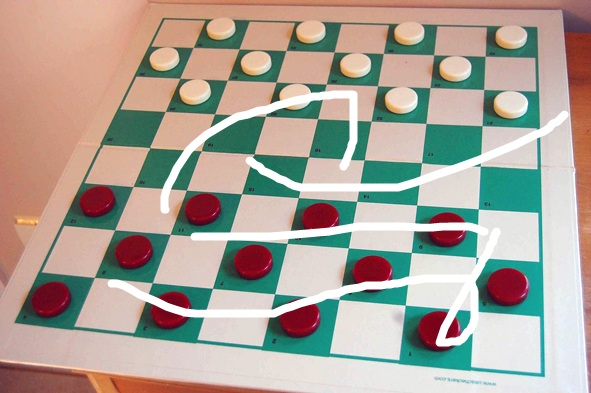
//> input picture image_process/13_image_inpainting/1.jpg, 591 x 393 px
$ ./inpaint1   (built with g++ and OpenCV 4)
//> lines starting //> are read from the running program, lines starting //| are printed output that depends on the picture; after the words box and inside, x2 and y2 are one past the last pixel; in counts of white or black regions, pixels touching at a corner belong together
/*
 * inpaint1.cpp
 *
 *  Created on: May 21, 2018
 *      Author: cui
 */


//---------------------------------【头文件、命名空间包含部分】----------------------------
//		描述：包含程序所使用的头文件和命名空间
//------------------------------------------------------------------------------------------------
#include "opencv2/highgui/highgui.hpp"
#include "opencv2/imgproc/imgproc.hpp"
#include "opencv2/photo/photo.hpp"
#include <iostream>
using namespace cv;
using namespace std;


//-----------------------------------【宏定义部分】--------------------------------------------
//  描述：定义一些辅助宏
//----------------------------------------------------------------------------------------------
#define WINDOW_NAME0 "【原始图参考】"        //为窗口标题定义的宏
#define WINDOW_NAME1 "【原始图】"        //为窗口标题定义的宏
#define WINDOW_NAME2 "【修补后的效果图】"        //为窗口标题定义的宏


//-----------------------------------【全局变量声明部分】--------------------------------------
//          描述：全局变量声明
//-----------------------------------------------------------------------------------------------
Mat srcImage0,srcImage1, inpaintMask;
Point previousPoint(-1,-1);//原来的点坐标


//-----------------------------------【ShowHelpText( )函数】----------------------------------
//          描述：输出一些帮助信息
//----------------------------------------------------------------------------------------------
static void ShowHelpText( )
{
	//输出一些帮助信息
	printf("\n\n\n\t欢迎来到【图像修复】示例程序~\n");
	printf(  "\n\t请在进行图像修复操作之前，在【原始图】窗口中进行适量的绘制"
		"\n\n\t按键操作说明: \n\n"
		"\t\t【鼠标左键】-在图像上绘制白色线条\n\n"
		"\t\t键盘按键【ESC】- 退出程序\n\n"
		"\t\t键盘按键【1】或【SPACE】-进行图像修复操作 \n\n"   );
}


//-----------------------------------【On_Mouse( )函数】--------------------------------
//          描述：响应鼠标消息的回调函数
//----------------------------------------------------------------------------------------------
static void On_Mouse( int event, int x, int y, int flags, void* )
{
	//鼠标左键弹起消息
	if( event == EVENT_LBUTTONUP || !(flags & EVENT_FLAG_LBUTTON) )
		previousPoint = Point(-1,-1);
	//鼠标左键按下消息
	else if( event == EVENT_LBUTTONDOWN )
		previousPoint = Point(x,y);
	//鼠标按下并移动，进行绘制
	else if( event == EVENT_MOUSEMOVE && (flags & EVENT_FLAG_LBUTTON) )
	{
		Point pt(x,y);
		if( previousPoint.x < 0 )
			previousPoint = pt;
		//绘制白色线条
		line( inpaintMask, previousPoint, pt, Scalar::all(255), 5, 8, 0 );
		line( srcImage1, previousPoint, pt, Scalar::all(255), 5, 8, 0 );
		previousPoint = pt;
		imshow(WINDOW_NAME1, srcImage1);
	}
}


//--------------------------------------【main( )函数】-----------------------------------------
//          描述：控制台应用程序的入口函数，我们的程序从这里开始执行
//-----------------------------------------------------------------------------------------------
int main( int argc, char** argv )
{
	//改变console字体颜色
	system("color 2F");

	//显示帮助文字
	ShowHelpText();

	//载入原始图并进行掩膜的初始化
	Mat srcImage = imread("1.jpg", -1);
//> srcImage is the input picture: 393 rows x 591 cols, CV_8UC3; mean B, G, R 151.6, 162.8, 171.2
	if(!srcImage.data ) { printf("读取图片错误，请确定目录下是否有imread函数指定图片存在~！ \n"); return false; }
	srcImage0 = srcImage.clone();
	srcImage1 = srcImage.clone();
	inpaintMask = Mat::zeros(srcImage1.size(), CV_8U);

	//显示原始图参考
	imshow(WINDOW_NAME0, srcImage0);
	//显示原始图
	imshow(WINDOW_NAME1, srcImage1);
	//设置鼠标回调消息
	setMouseCallback( WINDOW_NAME1, On_Mouse, 0 );

	//轮询按键，根据不同的按键进行处理
	while (1)
	{
		//获取按键键值
		char c = (char)waitKey();
//> the left mouse button is pressed at (147, 98)
//> the mouse is dragged to (295, 196)
//> call 2 of On_Mouse, with event = 0, x = 295, y = 196, flags = 1
//> in On_Mouse (call 2), `line( inpaintMask, previousPoint, pt, Scalar::all(255), 5, 8, 0 );`:
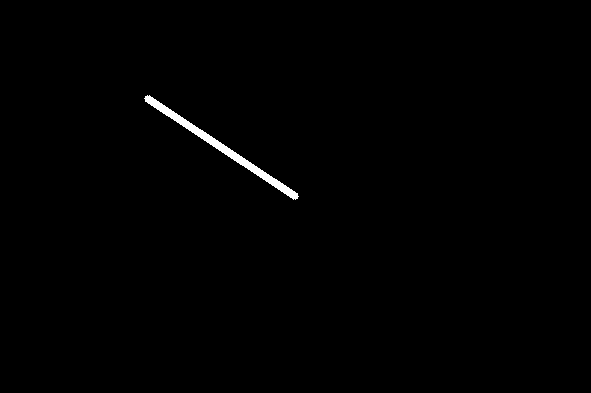
//> inpaintMask: 393 rows x 591 cols, CV_8UC1; 0.58% white; 1 white region, box (x1, y1, x2, y2) and area: (144, 95, 299, 200) 1341
//> in On_Mouse (call 2), `line( srcImage1, previousPoint, pt, Scalar::all(255), 5, 8, 0 );`:
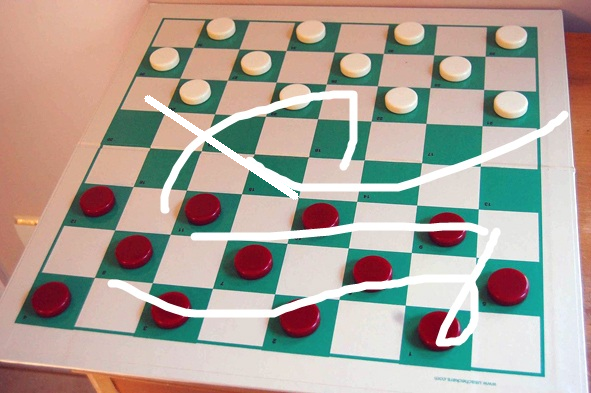
//> srcImage1: 393 rows x 591 cols, CV_8UC3; 0.57% of pixels changed, all inside (x1, y1, x2, y2) = (144, 95, 299, 200)
//> the mouse is dragged to (443, 294)
//> call 3 of On_Mouse, with event = 0, x = 443, y = 294, flags = 1
//> in On_Mouse (call 3), `line( inpaintMask, previousPoint, pt, Scalar::all(255), 5, 8, 0 );`:
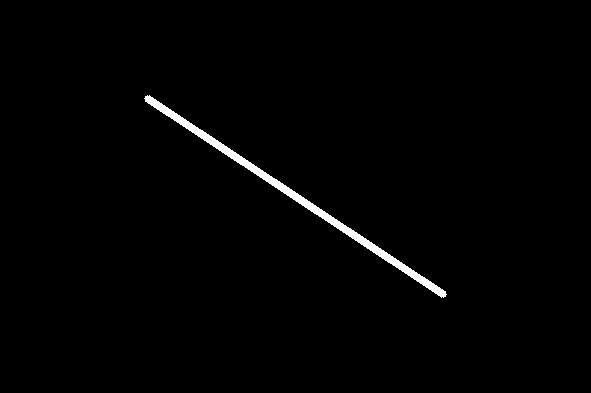
//> inpaintMask: 393 rows x 591 cols, CV_8UC1; 1.1% white; 1 white region, box (x1, y1, x2, y2) and area: (144, 95, 447, 298) 2651
//> in On_Mouse (call 3), `line( srcImage1, previousPoint, pt, Scalar::all(255), 5, 8, 0 );`:
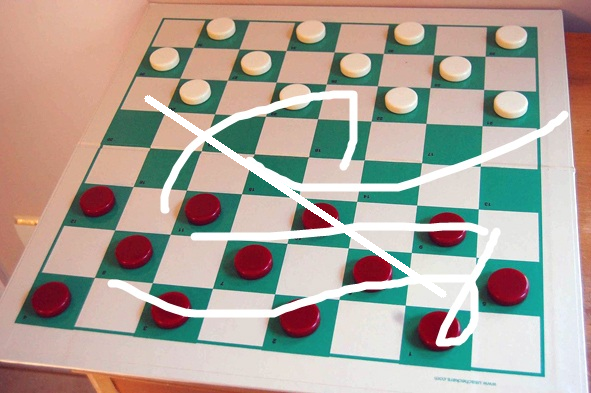
//> srcImage1: 393 rows x 591 cols, CV_8UC3; 0.55% of pixels changed, all inside (x1, y1, x2, y2) = (294, 194, 447, 298)
//> the button is released at (443, 294)

		//键值为ESC，程序退出
		if( c == 27 )
			break;

		//键值为2，恢复成原始图像
		if( c == '2' )
		{
			inpaintMask = Scalar::all(0);
			srcImage.copyTo(srcImage1);
			imshow(WINDOW_NAME1, srcImage1);
		}

		//键值为1或者空格，进行图像修补操作
		if( c == '1' || c == ' ' )
		{
			Mat inpaintedImage;
			inpaint(srcImage1, inpaintMask, inpaintedImage, 3, INPAINT_TELEA);
//> the Esc key is pressed
			imshow(WINDOW_NAME2, inpaintedImage);
		}
	}

	return 0;
}
